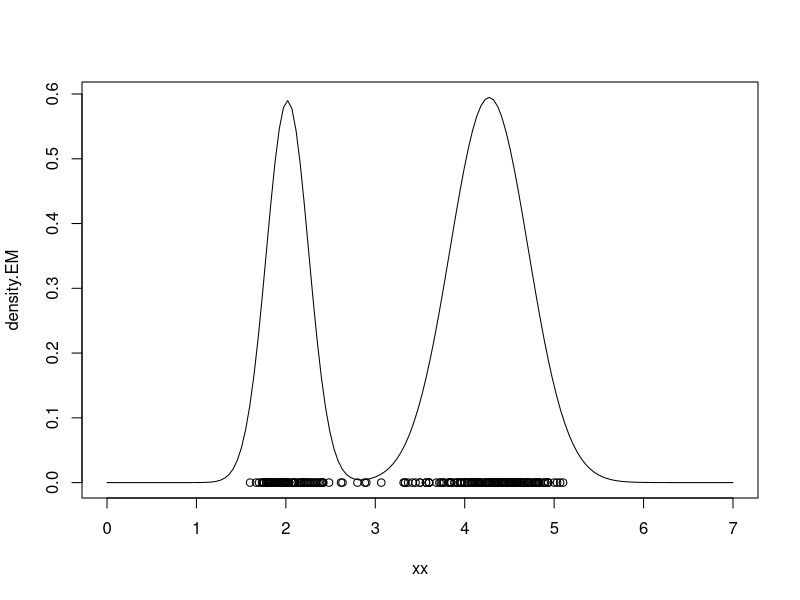

R code for this plot:
rm(list = ls())

library(MASS)
library(MCMCpack)
data(faithful)

x = faithful$eruptions
n = length(x)
set.seed(781209)

KK = 2
w = rep(1, KK) / KK
mu = rnorm(KK, mean(x), sd(x))
sigma = c(sd(x) / KK, sd(x) / KK)

epsilon = 0.000001
s = 0
sw = FALSE
KL = -Inf
KL.out = NULL

while (!sw) {
  v = array(0, dim = c(n, KK))
  for (k in 1:KK) {
    v[, k] = log(w[k]) + dnorm(x, mu[k], sigma[k], log = TRUE)
  }
  for (i in 1:n) {
    v[i, ] = exp(v[i, ] - max(v[i, ])) / sum(exp(v[i, ] - max(v[i, ])))
  }

  w = apply(v, 2, mean)
  mu = rep(0, KK)
  for (k in 1:KK) {
    for (i in 1:n) {
      mu[k] = mu[k] + v[i, k] * x[i]
    }
    mu[k] = mu[k] / sum(v[, k])
  }

  for (k in 1:KK) {
    sigma[k] = 0
    for (i in 1:n) {
        sigma[k] = sigma[k] + v[i, k] * (x[i] - mu[k]) ^ 2
    }
    sigma[k] = sqrt(sigma[k] / sum(v[, k]))
  }

  ## Check convergence
  KLn = 0
  for (i in 1:n) {
    for (k in 1:KK) {
      KLn = KLn + v[i, k] * (log(w[k]) + dnorm(x[i], mu[k], sigma[k], log = TRUE))
    }
  }
  if (abs(KLn - KL) / abs(KLn) < epsilon) {
    sw = TRUE
  }
  KL = KLn
  KL.out = c(KL.out, KL)
  s = s + 1
  print(paste(s, KLn))
}
xx = seq(0, 7, length = 150)
nxx = length(xx)
density.EM = rep(0, nxx)
for (s in 1:nxx) {
  for (k in 1:KK) {
    density.EM[s] = density.EM[s] + w[k] * dnorm(xx[s], mu[k], sigma[k])
  }
}
plot(xx, density.EM, type="l")
points(x, rep(0, n))
